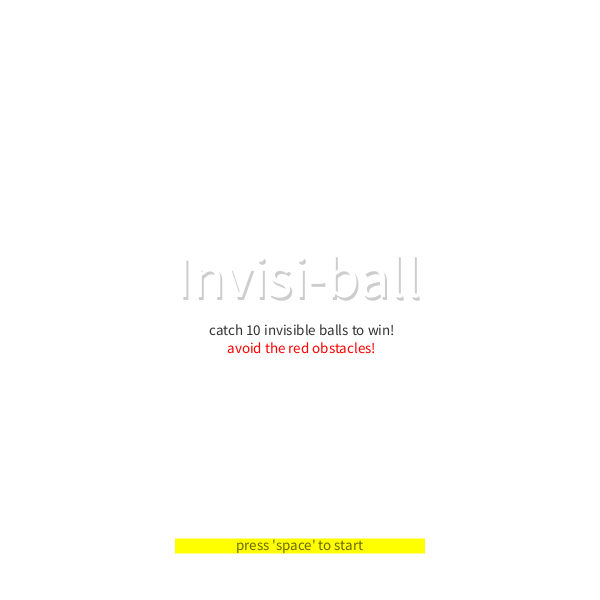
Frame 1 (no input)
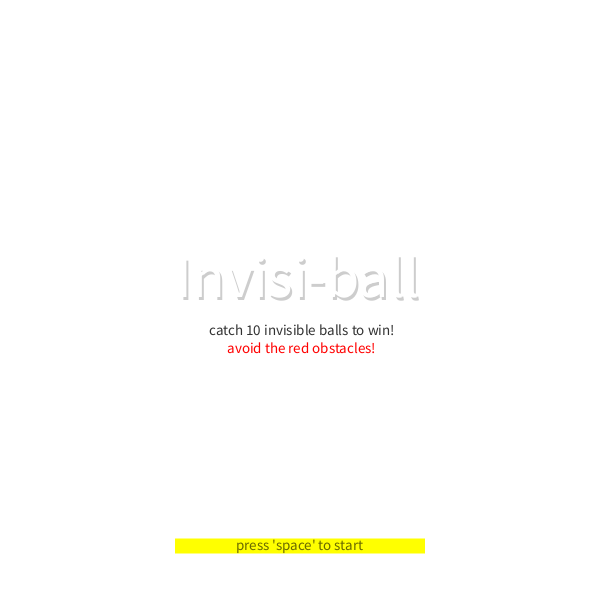
Frame 60 (the mouse pressed at the canvas centre just before this capture)
Frame 120 (the mouse held since frame 60 and released just before this capture): identical to frame 60, image omitted

The Processing sketch that drew these frames (run headless with seeded random() and noise(); from frame 60 on, the mouse is pressed at the canvas centre):

// Processing sketch: processing_77660
// ── processing_77660.pde

/*Steven Ko
 suyunk@andrew.cmu.edu
 copyright ©  Steven Ko || OCT 2012 Pittsburgh PA 15213 All Rights Reserved
 */


ArrayList<FieldVectors> vectors;
Ball invisiBall;
Ball distractBall1;
Ball distractBall2;
Ball distractBall3;

avoidRect avoidR;
avoidRect avoidR1;
avoidRect avoidR2;

float x, y, centerx, centery, prox;
int clockx, clocky;
int score;
int screenPhase, titleScreen;




void setup() {
  size (600, 600);
  background (255);
  noCursor();
  smooth();
  prox = 35;


  screenPhase = 1;

  invisiBall = new Ball ();
  distractBall1 = new Ball ();
  distractBall2 = new Ball ();
  distractBall3 = new Ball ();
  
  avoidR = new avoidRect ();
  avoidR1 = new avoidRect ();
  avoidR2 = new avoidRect ();

  vectors = new ArrayList<FieldVectors>();
  for ( int i = 0; i < width; i +=25 ) {
    for ( int j = 0; j < height; j += 25) {
      vectors.add (new FieldVectors (new PVector (i, j)));
    }
  }
}

void draw() {
  background (255);

  if (screenPhase == 1) {
    titleScreen();
  }
  if (screenPhase ==2) {

    invisiBall.drive();
    distractBall1.drive();
    distractBall2.drive();
    distractBall3.drive();

    invisiBall.display();
    distractBall1.display();
    distractBall2.display();
    distractBall3.display();
    
    avoidR.display();
    avoidR1.display();
    avoidR2.display();
    
    avoidR.collision();
    avoidR1.collision();
    avoidR2.collision();

    collisionInvisiball();

    for (FieldVectors vp : vectors) {
      vp.display();

      clockScore();
      mouse();
    }
  }
  if (screenPhase == 3) {
    endScreen();
  }
  if (screenPhase == 4) {
    loseScreen();
  }
}

//////////////////////////////////////////////////////////////

void mouse() {
  fill (0, 255, 255);
  ellipse(mouseX, mouseY, 15, 15);
}

//////////////////////////////////////////////////////////////

void titleScreen () {
  noStroke();
  fill (0, 50);
  textAlign (CENTER);
  textSize (60);
  text("Invisi-ball", width/2, height/2);

  fill (255);
  textAlign (CENTER);
  textSize (60);
  text("Invisi-ball", width/2-2, height/2-3);    

  fill (50);
  textSize (15);
  text("\n\n catch 10 invisible balls to win!", width/2, height/2);

  fill (255, 0, 0);
  textSize (15);
  text ("\n\n\n avoid the red obstacles!", width/2, height/2);

  fill (255, 255, 0);
  rectMode (CENTER);
  rect (width/2, height/2+246, 250, 15);
  fill (0, 150);
  textSize (15);
  text("press 'space' to start", width/2, height/2+250);
}
//////////////////////////////////////////////////////////////

void endScreen() {
  fill(255);
  noStroke();
  rect(width/2, height/2, width, height);
  fill(0);
  textSize(40);
  textAlign(CENTER);
  text("GAME OVER", width/2, height/2);
  textSize(20);
  text("\n You Win!" + "\n press 'space' to restart" , width/2, height/2+20);
  
}


//////////////////////////////////////////////////////////////

void loseScreen() {
  fill(255);
  noStroke();
  rect(width/2, height/2, width, height);
  fill(0);
  textSize(40);
  textAlign(CENTER);
  text("GAME OVER", width/2, height/2);
  textSize(20);
  text("\n You Lose!" + "\n press 'space' to restart" , width/2, height/2+20);
}


//////////////////////////////////////////////////////////////

void clockScore() {
  //clock

  clockx = 60;
  clocky = height/32;
  noStroke();
  rectMode(CENTER);         //background rectangle
  fill(255, 255, 0);
  rect(clockx, clocky -4, 120, 18); 
  textAlign(CENTER);
  textSize(12);
  fill(0);
  text("time played : " + millis()/1000, clockx, clocky);


  //score
  fill (255, 255, 0);
  rect(clockx, clocky +21, 120, 18);     //background rectangle
  textAlign (CENTER);
  fill(0);
  text("score : " +score, clockx, clocky +25);
  if (score == 100) {
    screenPhase = 3;
    score = 0;
  }
}

//////////////////////////////////////////////////////////////

void collisionInvisiball() {
  float c = dist(mouseX, mouseY, x, y);
  if (c < prox) {
    score += 1;
  }
}
//////////////////////////////////////////////////////////////

class avoidRect {
  color b;
  float centerx, centery, ease;

  avoidRect() {
    centerx = random(width);
    centery = random(height);
    ease = random (.05);
  }

  void display() {
    centerx = centerx + (mouseX - centerx)* ease;
    centery = centery + (mouseY - centery)* ease;
    fill (255, 0, 0);
    rect(centerx, centery, 12, 12);
  }
  void collision() {
    if (dist(mouseX, mouseY, centerx, centery)< 15) {
      screenPhase = 4;
      score = 0;
    }
  }
}

//////////////////////////////////////////////////////////////

class Ball {
  color c;

  float xvelocity;
  float yvelocity;
  float radiusBall;

  Ball () {

    c = (255);
    x = 15;
    y = 30;

    xvelocity = random (5, 8);
    yvelocity = random (5, 8);
  }

  void display () {
    ellipseMode (CENTER);
    noStroke();
    fill (c);
    ellipse (x, y, 10, 10);
  }

  void drive () {

    x += xvelocity;
    y += yvelocity;


    float r = radiusBall/2;

    if (x <= r || x >= width - r) {
      xvelocity = -xvelocity;
    }

    if (y <= r || y >= height - r) {
      yvelocity = -yvelocity;
    }
  }
}


//////////////////////////////////////////////////////


class FieldVectors {

  PVector pos;
  PVector loc1;
  PVector loc2;

  int _degrees;

  FieldVectors (PVector pos) {
    this.pos = pos;
  }

  void display() {
    configArrow();
    drawArrow();
  }


  void configArrow() {
    initDegrees();
    setCoordinates();
  }

  void drawArrow() {
    drawArrowLine();
  }

  void drawArrowLine() {
    stroke (0);
    strokeWeight(2);
    line (loc1.x, loc1.y, loc2.x, loc2.y);
  }

  void setCoordinates() {
    loc1 = getPosFromDegrees (_degrees, 10);
    loc2 = getPosFromDegrees (_degrees+180, 10);
  }

  void initDegrees() {
    getAngle ();
    adjustDegrees();
  }

  void getAngle() {
    float opposite = (pos.y + 10 -y);
    float adjacent = (pos.x + 10 - x);
    float hypotenuse = sqrt ((opposite*opposite) + (adjacent *adjacent));
    float radianValue = acos (adjacent/hypotenuse);
    _degrees = int (abs (degrees(radianValue)));
  }

  PVector getPosFromDegrees(int _degrees, int _radius) {
    float coordinate_x = ((pos.x + 10) + cos(radians(_degrees))*_radius);
    float coordinate_y = ((pos.y + 10) + sin(radians(_degrees))*_radius);
    return new PVector(coordinate_x, coordinate_y);
  }

  void adjustDegrees() {
    if (pos.x+40 <= x && pos.y+40 <= y) {
      _degrees = 180 - _degrees;
    }
    if (pos.x+40 <= x && pos.y+40 > y) {
      _degrees = 180 + _degrees;
    }   
    if (pos.x+40 > x && pos.y+40 <= y) {
      _degrees = - _degrees + 180;
    }   
    if (pos.x+40 > x && pos.y+40 > y) {
      _degrees = _degrees - 180;
    }
  }
}

void keyPressed () {
  if (key == ' ') {
    screenPhase = 2;
  }
}
